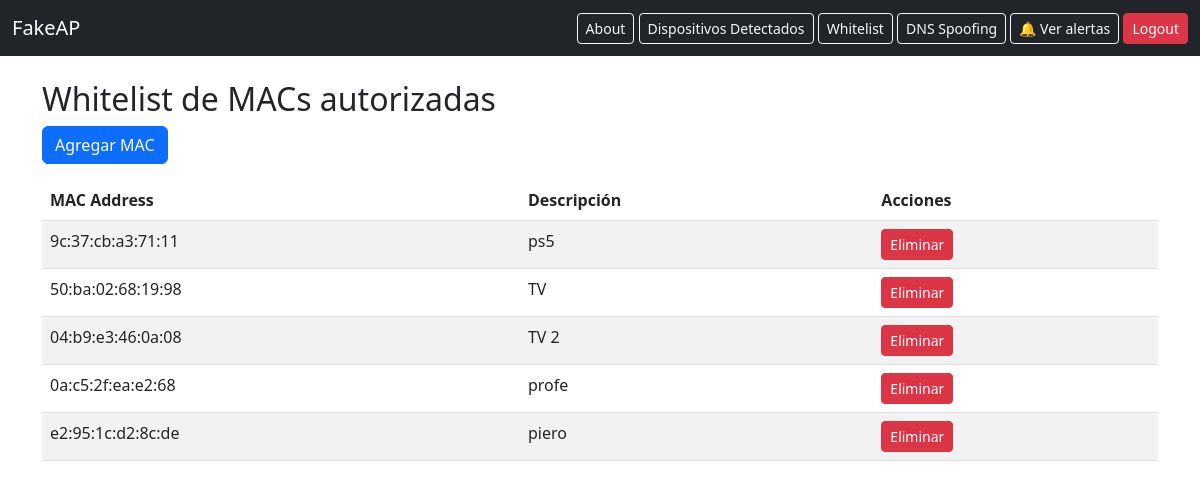
Screenshot of /whitelist/ (signed in) with the database file from the repository.
### board/models.py (models this page shows, shortened)
class AllowedDevice(models.Model):
    mac_address = models.CharField("Dirección MAC", max_length=17, unique=True)
    description = models.CharField("Descripción", max_length=100, blank=True)

### board/views.py (the view)
# urls.py: path('whitelist/', views.whitelist_list, name='whitelist_list'),
@login_required
def whitelist_list(request):
    devices = AllowedDevice.objects.all()
    return render(request, 'board/whitelist_list.html', {'devices': devices})

### board/templates/board/whitelist_list.html (shortened to what this page needs)
{% extends 'board/base.html' %}
{% block content %}
<h2>Whitelist de MACs autorizadas</h2>
<a href="{% url 'whitelist_add' %}" class="btn btn-primary mb-3">Agregar MAC</a>
<table class="table table-striped">
    <thead>
        <tr>
            <th>MAC Address</th>
            <th>Descripción</th>
            <th>Acciones</th>
        </tr>
    </thead>
    <tbody>
    {% for device in devices %}
        <tr>
            <td>{{ device.mac_address }}</td>
            <td>{{ device.description }}</td>
            <td>
                <form action="{% url 'whitelist_delete' device.pk %}" method="post" style="display:inline;">
                    <button class="btn btn-danger btn-sm" type="submit" onclick="return confirm('¿Eliminar esta MAC?')">Eliminar</button>
                </form>
            </td>
        </tr>
    {% empty %}
        <tr><td colspan="3">No hay MACs en la whitelist.</td></tr>
    {% endfor %}
    </tbody>
</table>
{% endblock %}

### rows the page displays
AllowedDevice: mac_address "9c:37:cb:a3:71:11", description "ps5"
AllowedDevice: mac_address "50:ba:02:68:19:98", description "TV"
AllowedDevice: mac_address "04:b9:e3:46:0a:08", description "TV 2"
AllowedDevice: mac_address "0a:c5:2f:ea:e2:68", description "profe"
AllowedDevice: mac_address "e2:95:1c:d2:8c:de", description "piero"
